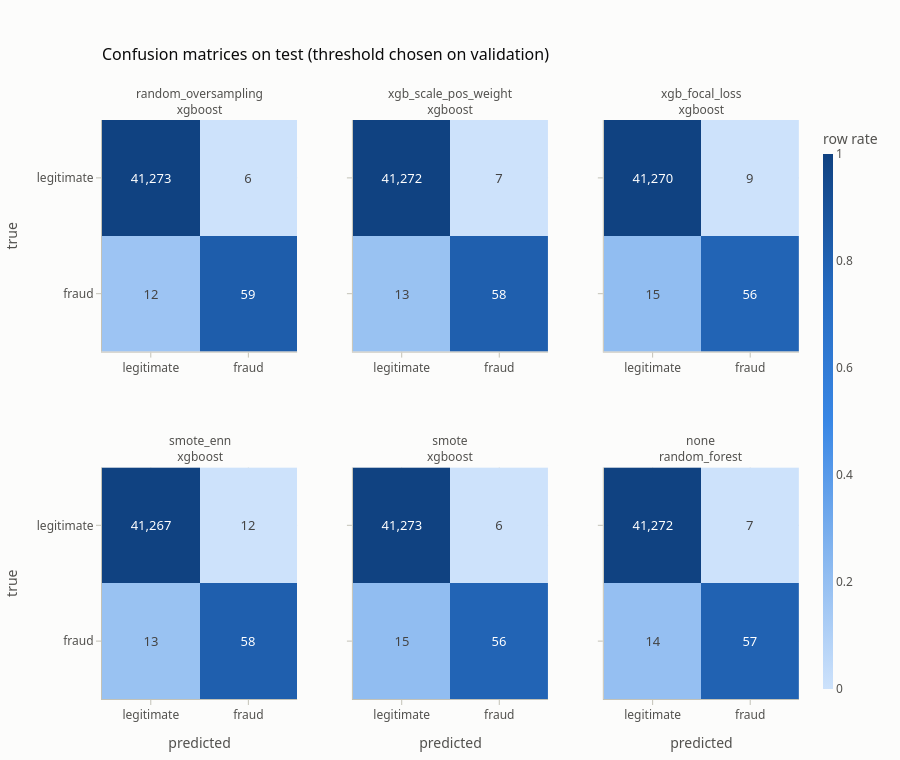

Here is the notebook cell this chart was saved with:
### Code cell
fig = ra.fig_confusion_matrices(finals, splits.y_test)
ra.save_figure(fig, "figure_confusion_matrices_test")
fig.show()

### Figure 1 — Plotly figure (JSON) as saved in the notebook; plotly's stock layout.template omitted (floating-point values rounded to 4 significant figures)
{"data": [{"colorbar": {"thickness": 10, "title": {"text": "row rate"}}, "colorscale": [[0.0, "#cde2fb"], [0.25, "#86b6ef"], [0.5, "#3987e5"], [0.75, "#256abf"], [1.0, "#104281"]], "hovertemplate": "true %{y}<br>predicted %{x}<br>%{text:,} rows (%{z:.1%} of true class)<extra></extra>", "showscale": false, "text": [[41273, 6], [12, 59]], "textfont": {"size": 13}, "texttemplate": "%{text:,}", "x": ["legitimate", "fraud"], "y": ["legitimate", "fraud"], "z": [[0.9999, 0.0001454], [0.169, 0.831]], "zmax": 1, "zmin": 0, "type": "heatmap", "xaxis": "x", "yaxis": "y"}, {"colorbar": {"thickness": 10, "title": {"text": "row rate"}}, "colorscale": [[0.0, "#cde2fb"], [0.25, "#86b6ef"], [0.5, "#3987e5"], [0.75, "#256abf"], [1.0, "#104281"]], "hovertemplate": "true %{y}<br>predicted %{x}<br>%{text:,} rows (%{z:.1%} of true class)<extra></extra>", "showscale": false, "text": [[41272, 7], [13, 58]], "textfont": {"size": 13}, "texttemplate": "%{text:,}", "x": ["legitimate", "fraud"], "y": ["legitimate", "fraud"], "z": [[0.9998, 0.0001696], [0.1831, 0.8169]], "zmax": 1, "zmin": 0, "type": "heatmap", "xaxis": "x2", "yaxis": "y2"}, {"colorbar": {"thickness": 10, "title": {"text": "row rate"}}, "colorscale": [[0.0, "#cde2fb"], [0.25, "#86b6ef"], [0.5, "#3987e5"], [0.75, "#256abf"], [1.0, "#104281"]], "hovertemplate": "true %{y}<br>predicted %{x}<br>%{text:,} rows (%{z:.1%} of true class)<extra></extra>", "showscale": false, "text": [[41270, 9], [15, 56]], "textfont": {"size": 13}, "texttemplate": "%{text:,}", "x": ["legitimate", "fraud"], "y": ["legitimate", "fraud"], "z": [[0.9998, 0.000218], [0.2113, 0.7887]], "zmax": 1, "zmin": 0, "type": "heatmap", "xaxis": "x3", "yaxis": "y3"}, {"colorbar": {"thickness": 10, "title": {"text": "row rate"}}, "colorscale": [[0.0, "#cde2fb"], [0.25, "#86b6ef"], [0.5, "#3987e5"], [0.75, "#256abf"], [1.0, "#104281"]], "hovertemplate": "true %{y}<br>predicted %{x}<br>%{text:,} rows (%{z:.1%} of true class)<extra></extra>", "showscale": false, "text": [[41267, 12], [13, 58]], "textfont": {"size": 13}, "texttemplate": "%{text:,}", "x": ["legitimate", "fraud"], "y": ["legitimate", "fraud"], "z": [[0.9997, 0.0002907], [0.1831, 0.8169]], "zmax": 1, "zmin": 0, "type": "heatmap", "xaxis": "x4", "yaxis": "y4"}, {"colorbar": {"thickness": 10, "title": {"text": "row rate"}}, "colorscale": [[0.0, "#cde2fb"], [0.25, "#86b6ef"], [0.5, "#3987e5"], [0.75, "#256abf"], [1.0, "#104281"]], "hovertemplate": "true %{y}<br>predicted %{x}<br>%{text:,} rows (%{z:.1%} of true class)<extra></extra>", "showscale": false, "text": [[41273, 6], [15, 56]], "textfont": {"size": 13}, "texttemplate": "%{text:,}", "x": ["legitimate", "fraud"], "y": ["legitimate", "fraud"], "z": [[0.9999, 0.0001454], [0.2113, 0.7887]], "zmax": 1, "zmin": 0, "type": "heatmap", "xaxis": "x5", "yaxis": "y5"}, {"colorbar": {"thickness": 10, "title": {"text": "row rate"}}, "colorscale": [[0.0, "#cde2fb"], [0.25, "#86b6ef"], [0.5, "#3987e5"], [0.75, "#256abf"], [1.0, "#104281"]], "hovertemplate": "true %{y}<br>predicted %{x}<br>%{text:,} rows (%{z:.1%} of true class)<extra></extra>", "showscale": true, "text": [[41272, 7], [14, 57]], "textfont": {"size": 13}, "texttemplate": "%{text:,}", "x": ["legitimate", "fraud"], "y": ["legitimate", "fraud"], "z": [[0.9998, 0.0001696], [0.1972, 0.8028]], "zmax": 1, "zmin": 0, "type": "heatmap", "xaxis": "x6", "yaxis": "y6"}], "layout": {"xaxis": {"anchor": "y", "domain": [0.0, 0.28], "title": {}, "gridcolor": "#e1e0d9", "linecolor": "#c3c2b7", "zeroline": false, "ticks": "outside", "tickcolor": "#c3c2b7"}, "yaxis": {"anchor": "x", "domain": [0.6, 1.0], "autorange": "reversed", "title": {"text": "true"}, "showticklabels": true, "gridcolor": "#e1e0d9", "linecolor": "#c3c2b7", "zeroline": false, "ticks": "outside", "tickcolor": "#c3c2b7"}, "xaxis2": {"anchor": "y2", "domain": [0.36, 0.64], "title": {}, "gridcolor": "#e1e0d9", "linecolor": "#c3c2b7", "zeroline": false, "ticks": "outside", "tickcolor": "#c3c2b7"}, "yaxis2": {"anchor": "x2", "domain": [0.6, 1.0], "autorange": "reversed", "title": {}, "showticklabels": false, "gridcolor": "#e1e0d9", "linecolor": "#c3c2b7", "zeroline": false, "ticks": "outside", "tickcolor": "#c3c2b7"}, "xaxis3": {"anchor": "y3", "domain": [0.72, 1.0], "title": {}, "gridcolor": "#e1e0d9", "linecolor": "#c3c2b7", "zeroline": false, "ticks": "outside", "tickcolor": "#c3c2b7"}, "yaxis3": {"anchor": "x3", "domain": [0.6, 1.0], "autorange": "reversed", "title": {}, "showticklabels": false, "gridcolor": "#e1e0d9", "linecolor": "#c3c2b7", "zeroline": false, "ticks": "outside", "tickcolor": "#c3c2b7"}, "xaxis4": {"anchor": "y4", "domain": [0.0, 0.28], "title": {"text": "predicted"}, "gridcolor": "#e1e0d9", "linecolor": "#c3c2b7", "zeroline": false, "ticks": "outside", "tickcolor": "#c3c2b7"}, "yaxis4": {"anchor": "x4", "domain": [0.0, 0.4], "autorange": "reversed", "title": {"text": "true"}, "showticklabels": true, "gridcolor": "#e1e0d9", "linecolor": "#c3c2b7", "zeroline": false, "ticks": "outside", "tickcolor": "#c3c2b7"}, "xaxis5": {"anchor": "y5", "domain": [0.36, 0.64], "title": {"text": "predicted"}, "gridcolor": "#e1e0d9", "linecolor": "#c3c2b7", "zeroline": false, "ticks": "outside", "tickcolor": "#c3c2b7"}, "yaxis5": {"anchor": "x5", "domain": [0.0, 0.4], "autorange": "reversed", "title": {}, "showticklabels": false, "gridcolor": "#e1e0d9", "linecolor": "#c3c2b7", "zeroline": false, "ticks": "outside", "tickcolor": "#c3c2b7"}, "xaxis6": {"anchor": "y6", "domain": [0.72, 1.0], "title": {"text": "predicted"}, "gridcolor": "#e1e0d9", "linecolor": "#c3c2b7", "zeroline": false, "ticks": "outside", "tickcolor": "#c3c2b7"}, "yaxis6": {"anchor": "x6", "domain": [0.0, 0.4], "autorange": "reversed", "title": {}, "showticklabels": false, "gridcolor": "#e1e0d9", "linecolor": "#c3c2b7", "zeroline": false, "ticks": "outside", "tickcolor": "#c3c2b7"}, "annotations": [{"font": {"size": 12, "color": "#52514e"}, "showarrow": false, "text": "random_oversampling<br>xgboost", "x": 0.14, "xanchor": "center", "xref": "paper", "y": 1.0, "yanchor": "bottom", "yref": "paper"}, {"font": {"size": 12, "color": "#52514e"}, "showarrow": false, "text": "xgb_scale_pos_weight<br>xgboost", "x": 0.5, "xanchor": "center", "xref": "paper", "y": 1.0, "yanchor": "bottom", "yref": "paper"}, {"font": {"size": 12, "color": "#52514e"}, "showarrow": false, "text": "xgb_focal_loss<br>xgboost", "x": 0.86, "xanchor": "center", "xref": "paper", "y": 1.0, "yanchor": "bottom", "yref": "paper"}, {"font": {"size": 12, "color": "#52514e"}, "showarrow": false, "text": "smote_enn<br>xgboost", "x": 0.14, "xanchor": "center", "xref": "paper", "y": 0.4, "yanchor": "bottom", "yref": "paper"}, {"font": {"size": 12, "color": "#52514e"}, "showarrow": false, "text": "smote<br>xgboost", "x": 0.5, "xanchor": "center", "xref": "paper", "y": 0.4, "yanchor": "bottom", "yref": "paper"}, {"font": {"size": 12, "color": "#52514e"}, "showarrow": false, "text": "none<br>random_forest", "x": 0.86, "xanchor": "center", "xref": "paper", "y": 0.4, "yanchor": "bottom", "yref": "paper"}], "title": {"font": {"size": 16, "color": "#0b0b0b"}, "text": "Confusion matrices on test (threshold chosen on validation)", "x": 0, "xref": "paper"}, "font": {"family": "system-ui, -apple-system, Segoe UI, sans-serif", "size": 12, "color": "#52514e"}, "margin": {"l": 64, "r": 24, "t": 120, "b": 56}, "hoverlabel": {"font": {"color": "#0b0b0b"}, "bgcolor": "white"}, "legend": {"bgcolor": "rgba(0,0,0,0)"}, "paper_bgcolor": "#fcfcfb", "plot_bgcolor": "#fcfcfb", "height": 760}}
